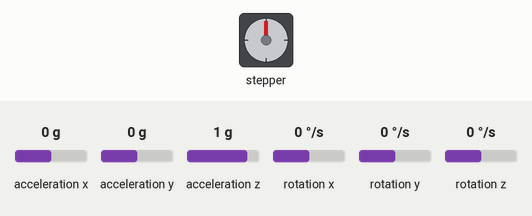
Simulated run of this sketch. Board: Arduino Uno, built with avr-gcc and run on an emulated ATmega328P. Parts: stepper motor. Inputs (shaded band) come from the test bench; at power-on: acceleration x 0 g, acceleration y 0 g, acceleration z 1 g, rotation x 0 °/s, rotation y 0 °/s, rotation z 0 °/s. Stepper angles assume 4096 steps per turn; what the sketch prints to the serial monitor is not drawn.

Above: at 0.55 s.
Timing chart, 0 to 3.5 s (numbered marks = the images above):
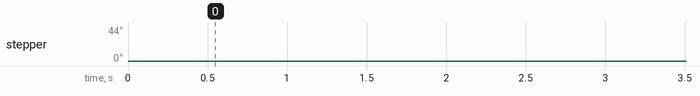

The sketch:

cheapStepper_simple.ino
```cpp
#include <CheapStepper.h>
#include "I2Cdev.h"
#include "MPU6050_6Axis_MotionApps20.h"

MPU6050 mpu;

#define degK 11.380

CheapStepper stepper;


uint8_t fifoBuffer[45];         // буфер
int stepsleft = 0;
bool moveClockwise;
float set = 20.5;

float y;


float get_y() {
  float ypr[3];
  if (mpu.dmpGetCurrentFIFOPacket(fifoBuffer)) {
    Quaternion q;
    VectorFloat gravity;

    mpu.dmpGetQuaternion(&q, fifoBuffer);
    mpu.dmpGetGravity(&gravity, &q);
    mpu.dmpGetYawPitchRoll(ypr, &q, &gravity);

  }
  return constrain(ypr[0] * float(57.296) + 90, -180, 180);
}


void setup() {
  Serial.begin(9600);
  stepper.setRpm(12);
  Wire.begin();
  Wire.setClock(1000000UL);   // разгоняем шину на максимум

  // инициализация DMP
  mpu.initialize();
  mpu.dmpInitialize();
  mpu.setDMPEnabled(true);
  y = get_y();
}

void loop() {
  if (y > set && abs(set-y) > 0.15 && millis() > 10000) {
    Serial.println(y);
    stepper.step(true);
    y = get_y();
    delay(50);
  }
  else if (y < set && abs(set-y) > 0.15 && millis() > 10000) {
    Serial.println(y);
    stepper.step(false);
    y = get_y();
    delay(50);
  }
  else {
    y = get_y();
    delay(100);
  }
}
```

Measured:
- by itself, stepper: 0° → 1° at 10.7 s, → 2° 0.65 s later, → 3° 0.71 s later, → 4° 0.65 s later, … (44 changes in this stretch)
